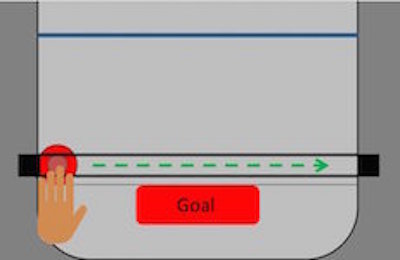
#> input picture ui-backup/CalibrateStep1.jpg, 400 x 260 px, given in place of the camera
$ python test.py   (Python 2 division)
#> lines starting #> are read from the running program, lines starting #| are printed output that depends on the picture; after the words box and inside, x2 and y2 are one past the last pixel; in counts of white or black regions, pixels touching at a corner belong together
#!/usr/bin/env python

from __future__ import division
import numpy as np
import cv2
import math

def drawArena (X_goal_in, Y_max_in, Y_min_in, img):
    X_goal = int(X_goal_in)
    Y_max = int(Y_max_in)
    Y_min = int(Y_min_in)

    cv2.line(img, (X_goal, Y_max), (X_goal, Y_min), (30, 30, 255))
    cv2.line(img, (X_goal, Y_max), (500, Y_max), (30, 30, 255))
    cv2.line(img, (X_goal, Y_min), (500, Y_min), (30, 30, 255))
    return

# [59 lines left out: function predictPuck, not called in this run]

def main():
    global image
    global X_prev
    global Y_prev

    cap = cv2.VideoCapture(1)
    ret, image = cap.read()
#> image is the input picture: shape (260, 400, 3); mean B, G, R 159.9, 160.6, 173.6
    height , width , layers =  image.shape
#> height = 260; width = 400; layers = 3
    fourcc = cv2.VideoWriter_fourcc(*'XVID')
    video = cv2.VideoWriter('output.avi',fourcc, 30.0, (width,height))

    i=0
    #values which keep track of where the puck was last frame. THESE ARE MADE UP RIGHT NOW
    X_prev = 0
    Y_prev = 0
    while(1):
        ret, image = cap.read()
        # print 'x position: ', x
        # print 'y position: ', Y_prev

        boundaries = [
            ([130, 130, 30], [170, 170, 70])
        ]

        # loop over the boundaries which actually doesn't matter right now, it only runs once
        for (lower, upper) in boundaries:
            # create NumPy arrays from the boundaries
            lower = np.array(lower, dtype = "uint8")
            upper = np.array(upper, dtype = "uint8")

            # find the colors within the specified boundaries and apply
            # the mask
            mask = cv2.inRange(image, lower, upper)
            kernel = cv2.getStructuringElement(cv2.MORPH_ELLIPSE,(5,5))
            mask = cv2.morphologyEx(mask, cv2.MORPH_CLOSE, kernel)
            mask = cv2.morphologyEx(mask, cv2.MORPH_OPEN, kernel)
            output = cv2.bitwise_and(image, image, mask = mask)

            Omoments = cv2.moments(mask)
            dM01 = Omoments['m01']
            dM10 = Omoments['m10']
            dArea = Omoments['m00']

            if dArea > 10000: #the puck is on the screen
                posX = int(dM10/dArea)
                posY = int(dM01/dArea)
                print 'current position: ', posX, posY
                deltaX = posX - X_prev
                deltaY = posY - Y_prev
                print 'delta: ', deltaX, deltaY
                xp,yp = predictPuck(50, 108, 382, deltaX, deltaY)
                print 'predicton: ', xp, yp

                #previous puck
                #cv2.circle(image, (X_prev, Y_prev), 10, (0, 0, 255), -1)
                #current puck
                cv2.circle(output, (posX, posY), 2, (255, 255, 255), -1)
                #predicted location
                cv2.circle(image, (xp, yp), 4, (0, 255, 0), -1)
                X_prev = posX
                Y_prev = posY

            # show the images
            drawArena(50, 108, 382, image)
            cv2.imshow("images", np.hstack([image, output]))
            video.write(image)
            if cv2.waitKey(1) & 0xFF == ord('q'):
                break
#> this loop made 1 pass; (key q is pressed on pass 1)
#> pass 1, in main, `cv2.imshow("images", np.hstack([image, output]))`:
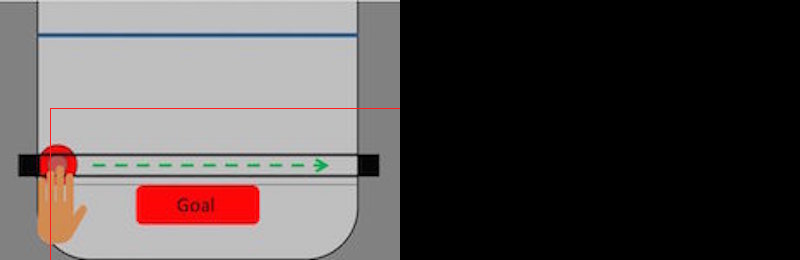
#> window 'images': shape (260, 800, 3); mean B, G, R 79.6, 80, 87
#> after the loop:
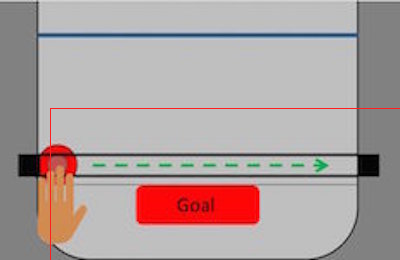
#> image: shape (260, 400, 3); 0.48% of pixels changed, all inside (x1, y1, x2, y2) = (50, 108, 400, 260)

    cv2.destroyAllWindows()
    #del video # this makes a working AVI
    video.release()


if __name__ == "__main__":
    main()

$ run again, on ui-backup/CalibrateStep2.jpg
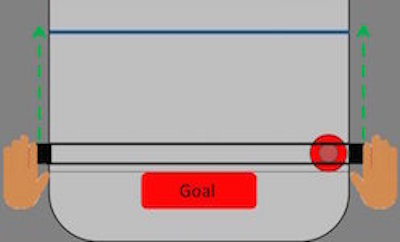
#> input picture ui-backup/CalibrateStep2.jpg, 400 x 242 px, given in place of the camera
#> in main, image is the input picture: shape (242, 400, 3); mean B, G, R 157.7, 160.1, 174.2
#> the loop in main, `for (lower, upper) in boundaries:` made 1 pass; (key q is pressed on pass 1)
#> (dM01, dM10, dArea) on pass 1: (0, 0, 0)
#> pass 1, in main, `cv2.imshow("images", np.hstack([image, output]))`:
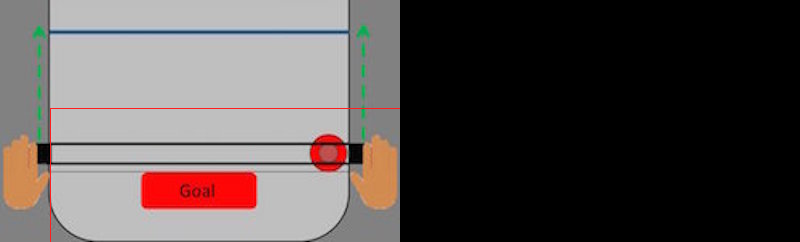
#> window 'images': shape (242, 800, 3); mean B, G, R 78.5, 79.7, 87.3
#> after the loop in main, `for (lower, upper) in boundaries:`:
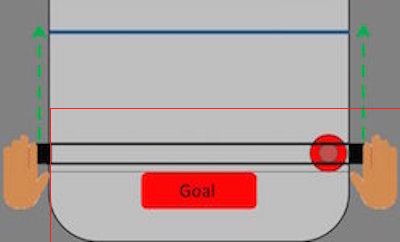
#> image: shape (242, 400, 3); 0.5% of pixels changed, all inside (x1, y1, x2, y2) = (50, 108, 400, 242)
